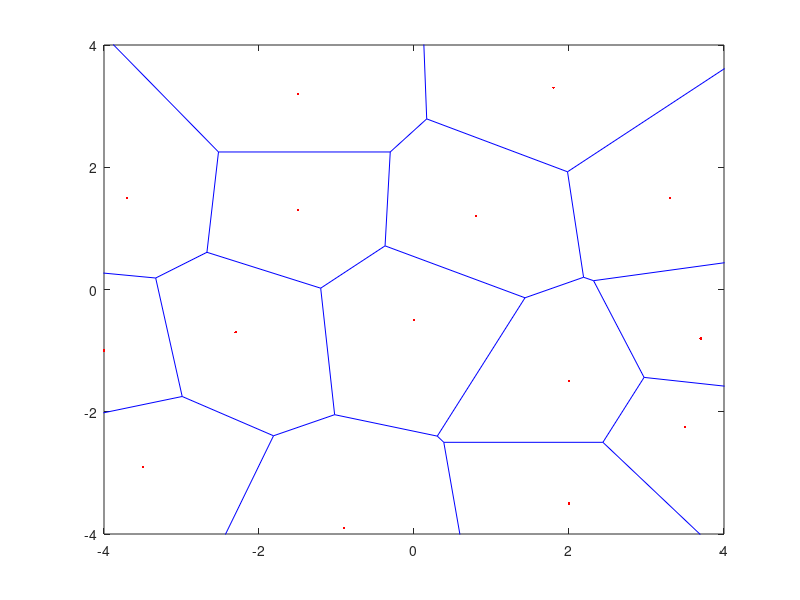

The MATLAB script that drew this image: (Note: this script raises an error after producing the figure.)
clc; clear all; close all;
rng default;

X = [-1.5 3.2; 1.8 3.3; -3.7 1.5; -1.5 1.3; 0.8 1.2; ...
      3.3 1.5; -4.0 -1.0; -2.3 -0.7; 0 -0.5; 2.0 -1.5; ...
      3.7 -0.8; -3.5 -2.9; -0.9 -3.9; 2.0 -3.5; 3.5 -2.25];
[VX,VY] = voronoi(X(:,1),X(:,2));
h = plot(VX,VY,'-b',X(:,1),X(:,2),'.r');
xlim([-4,4])
ylim([-4,4])
dt =  delaunayTriangulation(X);
[V,R] = voronoiDiagram(dt);
axis equal

w = warning('off','all');

tic
[V,R,XY] = VoronoiLimit(X(:,1), X(:,2),'figure','off');
toc

P = [0 0];
hold on;
plot(P(1),P(2),'sk');
for i=1:numel(R)
Poly = V(R{i},:);
if inpolygon(P(1),P(2),Poly(:,1),Poly(:,2))
    fprintf("%d - %.2f %.2f inside\n", i, XY(i,1), XY(i,2));
else
    fprintf("%d - %.2f %.2f outside\n", i, XY(i,1), XY(i,2));
end
end
warning(w);


